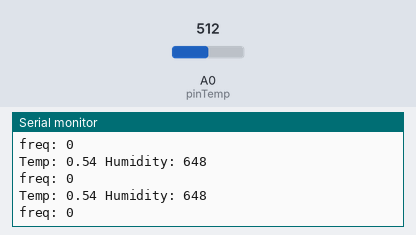
Bench run of a sketch on a simulated Arduino Uno, built with avr-gcc and run on an emulated ATmega328P. Shown: the last lines printed to the serial monitor. The test bench sets the inputs (shaded band); at power-on: A0 (pinTemp) = 512.

Above: at 1.2 s.
1.3 s: A0 (pinTemp) set to 526
At 2.2 s:
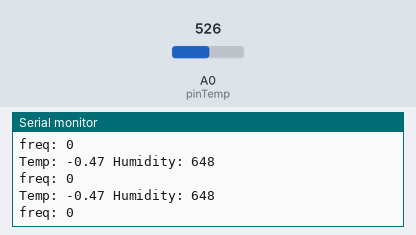
7.3 s: A0 (pinTemp) set to 1003
At 8.1 s:
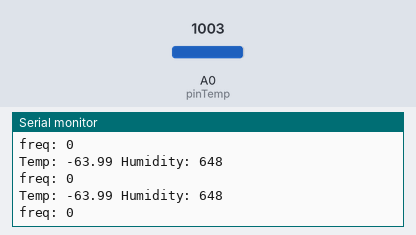
8.8 s: A0 (pinTemp) set to 1013
At 9.5 s:
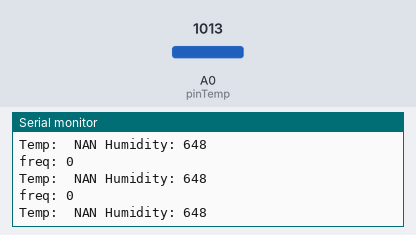
Timing chart, 0 to 11.8 s (numbered marks = the images above; inputs shaded):
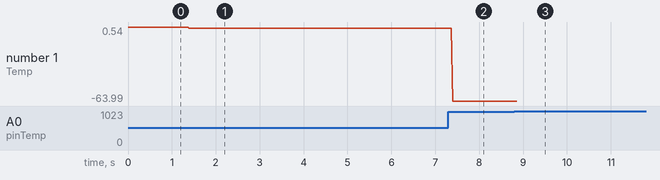

Measured:
- the behaviour switches between 1012 and 1013 on A0 (pinTemp) (found by bisection; images 2 and 3)
- after the input at 1.3 s, the serial monitor: prints a new line after 0.09 s (image 1)
- after the input at 7.3 s, the serial monitor: prints a new line after 0.10 s (image 2)
- after the input at 8.8 s, the serial monitor: prints a new line after 0.10 s (image 3)
- plotted number 1: 0.54 → -0.47 after the input at 1.3 s, -0.47 → -63.99 after the input at 7.3 s

The sketch:

sensor_test.ino
```cpp
/*
 * # sensor_test.ino
 *
 * Purpose:
 * The purpose of this script is to test the functionality of
 * the HTF3228LF thermistor and humidity sensor.
 */
#include <math.h>
#include <FreqCount.h>

// Setting the pins
const int pinTemp = 14;

// Humidity
float currentTemp;
const float voltageConversion = 5.0/1023.0;
float BTest = 4084;//3730.0;
float VccTest = 4.95;
float R1Test = 54000;
float RnTest = 16212;
// Humidity
unsigned long currentHumidity;

///////////////////////////////////////////////
// Helper functions
///////////////////////////////////////////////
 float readHumidityHTF3228LF() {
    // This function requires that the user
    // attach their frequency to pin 13 by
    // default and requires no further input
    // USAGE: readHumidityHTF3228LF()
    // OUTPUT: unsigned long RH
    unsigned long frequencyH;
    //if(FreqCount.available()){
    frequencyH = FreqCount.read();
    //}
    Serial.println(String("freq: ") + frequencyH);
    return (-1*(frequencyH - 9595))/14.8;//relative humidity
    //return(frequencyH);
}

float readTempHTF3228LF(int pin,
                        float vConvert = 0.0049,// analogRead units to volts
                        float B = 3730.0,
                        float Vcc = 5.0,//V,
                        float R1 = 56000.0,//ohm,
                        float Rn = 10000.0,//ohm,
                        float Tn = 298.0,//kelvin,
                        float K = 273.0){//kelvin)
    // This function requires an input pin and will output
    // the predicted temperature in celcius. The optional
    // parameters are circuit specific and can be tweaked
    // to get better temperature readings if need be.
    // USAGE: readTempHTF3228LF(10)
    // OUTPUT: float Celcius

    // Read in voltage
    float Vt = analogRead(pin) * vConvert;
    // Calculate thermistor resistance
    float Rt = (((Vcc * R1) / (Vcc - Vt)) - R1); //ohm
    /*Serial.println(String("\nVt: ") + Vt +
                   String("\nRt: ") + Rt +
                   String("\nTemp: " + String((Tn*B)/(Tn * log(Rt/Rn) + B) - K)));*/
    // Use datasheet formula to calculate temp in Celcius
    return (Tn*B)/(Tn * log(Rt/Rn) + B) - K; //C the 17 was my ratchet correction factor I'll use in a pinch
}

void setup(){
  pinMode(pinTemp, INPUT);
  Serial.begin(9600);
  FreqCount.begin(1000);
}

void loop(){
  currentHumidity = readHumidityHTF3228LF();
  currentTemp = readTempHTF3228LF(pinTemp, voltageConversion, BTest, VccTest, R1Test, RnTest);
  Serial.println(String("Temp: ") + currentTemp +
                  " Humidity: " + currentHumidity + "\n");


}
```
